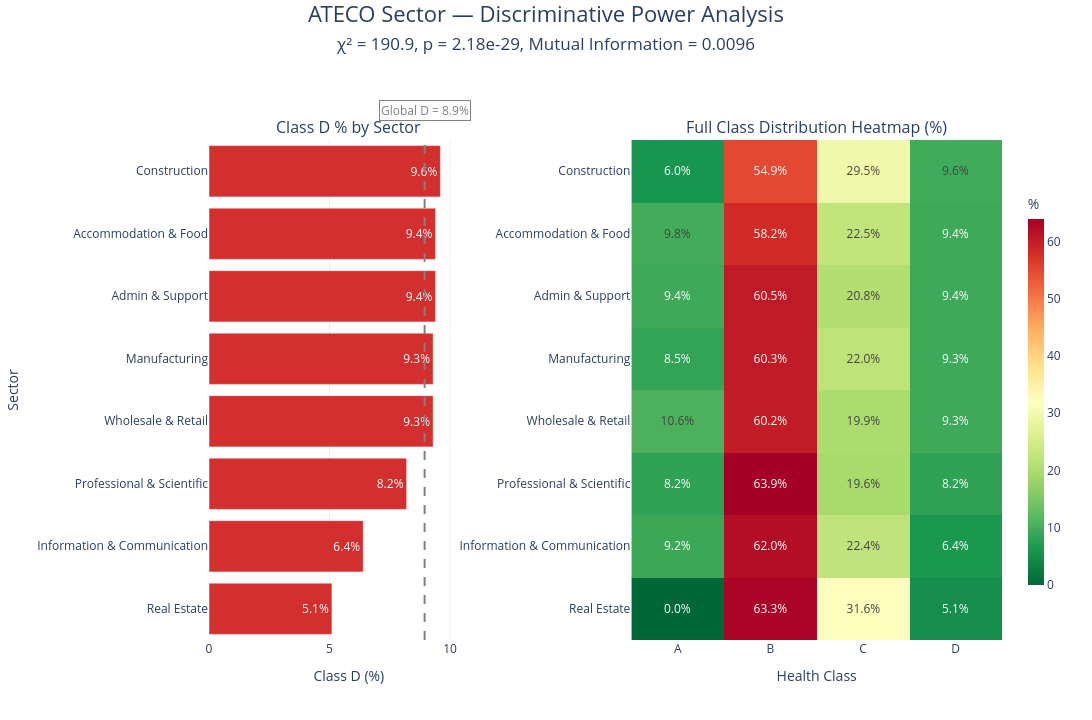

Notebook source saved alongside this figure:
### Markdown cell above
### 2.5 Sector-Level Signal

Sector membership is more economically informative than legal form or geography, so it deserves separate evaluation. Here the objective is not only to test association with the target, but also to check whether some sectors are structurally more exposed to high-risk outcomes than others.

### Code cell
#Sector name mapping
ateco_map = {
    (10, 33): "Manufacturing",
    (41, 43): "Construction",
    (45, 47): "Wholesale & Retail",
    (55, 56): "Accommodation & Food",
    (58, 63): "Information & Communication",
    (68, 68): "Real Estate",
    (69, 75): "Professional & Scientific",
    (77, 82): "Admin & Support"
}
def get_sector_name(code):
    code_int = int(code)
    for (lo, hi), name in ateco_map.items():
        if lo <= code_int <= hi:
            return name
    return "Other"

# Data preparation
train_df["sector_name"] = (
    train_df["ateco_sector"]
    .astype(str)
    .str.zfill(2)
    .apply(get_sector_name)
)
contingency = pd.crosstab(train_df["sector_name"], train_df[TARGET])
chi2_val, p_val, dof, _ = chi2_contingency(contingency)
cross = pd.crosstab(
    train_df["sector_name"],
    train_df[TARGET],
    normalize="index"
) * 100
cross = cross[CLASSES].round(1)
X_enc = LabelEncoder().fit_transform(train_df["sector_name"])
y_enc = LabelEncoder().fit_transform(train_df[TARGET])
mi = mutual_info_classif(
    X_enc.reshape(-1, 1),
    y_enc,
    discrete_features=True
)[0]

print(f"Chi²={chi2_val:.2f}, p={p_val:.2e}, dof={dof}")
print(f"Mutual Info={mi:.4f}")
print(f"\nClass % by sector:\n{cross.sort_values('D', ascending=False)}")

# Ordering
sector_order = cross["D"].sort_values(ascending=False).index.tolist()
cross_sorted = cross.loc[sector_order]

global_d = train_df[TARGET].value_counts(normalize=True)["D"] * 100
max_d = max(cross_sorted["D"].max(), global_d)

# Figure
fig = make_subplots(
    rows=1,
    cols=2,
    column_widths=[0.43, 0.57],
    horizontal_spacing=0.18,
    subplot_titles=[
        "Class D % by Sector",
        "Full Class Distribution Heatmap (%)"
    ]
)

# D% horizontal bar
fig.add_trace(
    go.Bar(
        x=cross_sorted["D"],
        y=cross_sorted.index,
        orientation="h",
        marker=dict(color="#d32f2f"),
        text=[f"{v:.1f}%" for v in cross_sorted["D"]],
        textposition="inside",
        insidetextanchor="end",
        textfont=dict(color="white", size=12),
        hovertemplate="<b>%{y}</b><br>Class D: %{x:.1f}%<extra></extra>",
        showlegend=False
    ),
    row=1,
    col=1
)

# Global D reference line
fig.add_vline(
    x=global_d,
    line_dash="dash",
    line_color="gray",
    line_width=2,
    row=1,
    col=1
)

# Small annotation placed above the plotting area
fig.add_annotation(
    x=global_d,
    y=1.08,
    xref="x1",
    yref="y domain",
    text=f"Global D = {global_d:.1f}%",
    showarrow=False,
    font=dict(size=12, color="gray"),
    bgcolor="rgba(255,255,255,0.85)",
    bordercolor="gray",
    borderwidth=1
)

fig.update_xaxes(
    title_text="Class D (%)",
    range=[0, max_d + 2.0],
    showgrid=True,
    gridcolor="rgba(0,0,0,0.08)",
    zeroline=False,
    row=1,
    col=1
)

fig.update_yaxes(
    title_text="Sector",
    autorange="reversed",
    tickfont=dict(size=12),
    row=1,
    col=1
)

# Heatmap
fig.add_trace(
    go.Heatmap(
        z=cross_sorted[CLASSES].values,
        x=CLASSES,
        y=cross_sorted.index,
        colorscale="RdYlGn_r",
        zmin=0,
        zmax=float(cross_sorted[CLASSES].values.max()),
        text=cross_sorted[CLASSES].values,
        texttemplate="%{text:.1f}%",
        textfont=dict(size=12),
        hovertemplate=(
            "<b>%{y}</b><br>"
            "Class %{x}: %{z:.1f}%<extra></extra>"
        ),
        colorbar=dict(
            title="%",
            thickness=16,
            len=0.82,
            x=1.02,
            y=0.5
        )
    ),
    row=1,
    col=2
)

fig.update_xaxes(
    title_text="Health Class",
    side="bottom",
    tickfont=dict(size=12),
    row=1,
    col=2
)

fig.update_yaxes(
    tickfont=dict(size=12),
    autorange="reversed",
    row=1,
    col=2
)

# Layout
fig.update_layout(
    width=1550,
    height=720,
    template="plotly_white",
    title=dict(
        text=(
            "ATECO Sector — Discriminative Power Analysis"
            "<br>"
            f"<span style='font-size:17px;'>"
            f"χ² = {chi2_val:.1f}, p = {p_val:.2e}, "
            f"Mutual Information = {mi:.4f}"
            "</span>"
        ),
        x=0.5,
        xanchor="center",
        y=0.97,
        yanchor="top",
        font=dict(size=22)
    ),
    margin=dict(
        l=170,
        r=90,
        t=140,
        b=80
    ),
    bargap=0.18
)

# Subplot title
for ann in fig["layout"]["annotations"]:
    if ann["text"] in ["Class D % by Sector", "Full Class Distribution Heatmap (%)"]:
        ann["font"] = dict(size=16)

fig.write_image(FIG_DIR / "ATECO Sector — Discriminative Power Analysis.png", scale = 2)
fig.show()

### Figure 1 — Plotly figure (JSON) as saved in the notebook; plotly's stock layout.template omitted (floating-point values rounded to 4 significant figures)
{"data": [{"hovertemplate": "<b>%{y}</b><br>Class D: %{x:.1f}%<extra></extra>", "insidetextanchor": "end", "marker": {"color": "#d32f2f"}, "orientation": "h", "showlegend": false, "text": ["9.6%", "9.4%", "9.4%", "9.3%", "9.3%", "8.2%", "6.4%", "5.1%"], "textfont": {"color": "white", "size": 12}, "textposition": "inside", "type": "bar", "x": [9.6, 9.4, 9.4, 9.3, 9.3, 8.2, 6.4, 5.1], "xaxis": "x", "y": ["Construction", "Accommodation & Food", "Admin & Support", "Manufacturing", "Wholesale & Retail", "Professional & Scientific", "Information & Communication", "Real Estate"], "yaxis": "y"}, {"colorbar": {"len": 0.82, "thickness": 16, "title": {"text": "%"}, "x": 1.02, "y": 0.5}, "colorscale": [[0, "rgb(0,104,55)"], [0.1, "rgb(26,152,80)"], [0.2, "rgb(102,189,99)"], [0.3, "rgb(166,217,106)"], [0.4, "rgb(217,239,139)"], [0.5, "rgb(255,255,191)"], [0.6, "rgb(254,224,139)"], [0.7, "rgb(253,174,97)"], [0.8, "rgb(244,109,67)"], [0.9, "rgb(215,48,39)"], [1, "rgb(165,0,38)"]], "hovertemplate": "<b>%{y}</b><br>Class %{x}: %{z:.1f}%<extra></extra>", "text": [[6.0, 54.9, 29.5, 9.6], [9.8, 58.2, 22.5, 9.4], [9.4, 60.5, 20.8, 9.4], [8.5, 60.3, 22.0, 9.3], [10.6, 60.2, 19.9, 9.3], [8.2, 63.9, 19.6, 8.2], [9.2, 62.0, 22.4, 6.4], [0.0, 63.3, 31.6, 5.1]], "textfont": {"size": 12}, "texttemplate": "%{text:.1f}%", "type": "heatmap", "x": ["A", "B", "C", "D"], "xaxis": "x2", "y": ["Construction", "Accommodation & Food", "Admin & Support", "Manufacturing", "Wholesale & Retail", "Professional & Scientific", "Information & Communication", "Real Estate"], "yaxis": "y2", "z": [[6.0, 54.9, 29.5, 9.6], [9.8, 58.2, 22.5, 9.4], [9.4, 60.5, 20.8, 9.4], [8.5, 60.3, 22.0, 9.3], [10.6, 60.2, 19.9, 9.3], [8.2, 63.9, 19.6, 8.2], [9.2, 62.0, 22.4, 6.4], [0.0, 63.3, 31.6, 5.1]], "zmax": 63.9, "zmin": 0}], "layout": {"annotations": [{"font": {"size": 16}, "showarrow": false, "text": "Class D % by Sector", "x": 0.1763, "xanchor": "center", "xref": "paper", "y": 1, "yanchor": "bottom", "yref": "paper"}, {"font": {"size": 16}, "showarrow": false, "text": "Full Class Distribution Heatmap (%)", "x": 0.7663, "xanchor": "center", "xref": "paper", "y": 1, "yanchor": "bottom", "yref": "paper"}, {"bgcolor": "rgba(255,255,255,0.85)", "bordercolor": "gray", "borderwidth": 1, "font": {"color": "gray", "size": 12}, "showarrow": false, "text": "Global D = 8.9%", "x": 8.945, "xref": "x", "y": 1.08, "yref": "y domain"}], "bargap": 0.18, "height": 720, "margin": {"b": 80, "l": 170, "r": 90, "t": 140}, "shapes": [{"line": {"color": "gray", "dash": "dash", "width": 2}, "type": "line", "x0": 8.945, "x1": 8.945, "xref": "x", "y0": 0, "y1": 1, "yref": "y domain"}], "title": {"font": {"size": 22}, "text": "ATECO Sector — Discriminative Power Analysis<br><span style='font-size:17px;'>χ² = 190.9, p = 2.18e-29, Mutual Information = 0.0096</span>", "x": 0.5, "xanchor": "center", "y": 0.97, "yanchor": "top"}, "width": 1550, "xaxis": {"anchor": "y", "domain": [0, 0.3526], "gridcolor": "rgba(0,0,0,0.08)", "range": [0, 11.6], "showgrid": true, "title": {"text": "Class D (%)"}, "zeroline": false}, "xaxis2": {"anchor": "y2", "domain": [0.5326, 1], "side": "bottom", "tickfont": {"size": 12}, "title": {"text": "Health Class"}}, "yaxis": {"anchor": "x", "autorange": "reversed", "domain": [0, 1], "tickfont": {"size": 12}, "title": {"text": "Sector"}}, "yaxis2": {"anchor": "x2", "autorange": "reversed", "domain": [0, 1], "tickfont": {"size": 12}}}}
